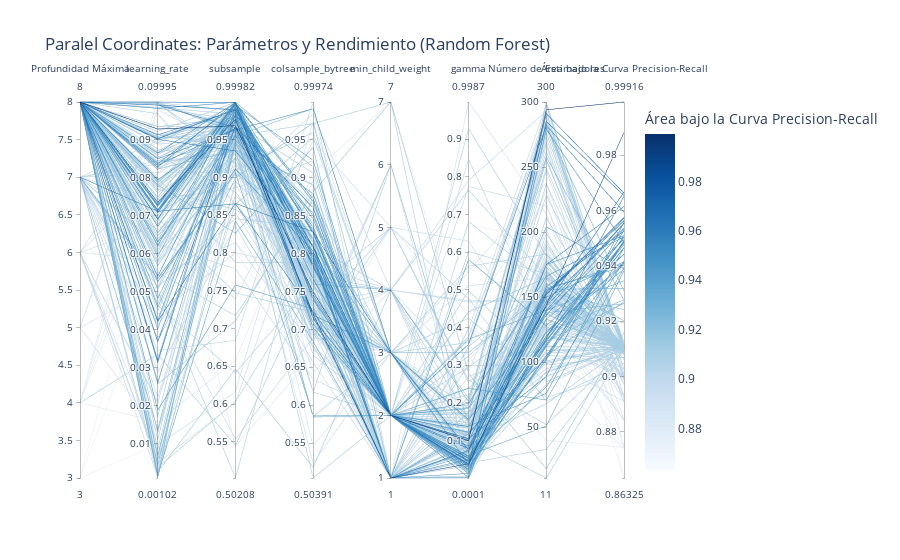

Write notebook code for a chart like this one.
### Code cell
# Obtener los resultados del estudio de Optuna
trials_df = study.trials
trials_data = []

# Extraer los parámetros y el valor de AUC-PR de cada ensayo
for trial in trials_df:
    # Extraer los parámetros y el AUC-PR
    trial_params = trial.params
    trial_params['AUC-PR'] = trial.value  # Añadir el AUC-PR como una nueva columna
    trials_data.append(trial_params)

# Crear un DataFrame a partir de los resultados
trials_df_rf = pd.DataFrame(trials_data)

# Verificar las columnas del DataFrame
print("Columnas en el DataFrame:", trials_df_rf.columns)


# Crear el gráfico de coordenadas paralelas para Random Forest
fig = px.parallel_coordinates(
    trials_df_rf,
    dimensions=['max_depth', 'learning_rate', 'subsample', 'colsample_bytree',
       'min_child_weight', 'gamma', 'n_estimators', 'AUC-PR'],
    color='AUC-PR',  # Para colorear según el AUC-PR
    labels={
        'n_estimators': 'Número de Estimadores',
        'max_depth': 'Profundidad Máxima',
        'min_samples_split': 'Mínimo de Muestras para División',
        'min_samples_leaf': 'Mínimo de Muestras para Hoja',
        'max_features': 'Máximo de Características',
        'bootstrap': 'Bootstrap',
        'AUC-PR': 'Área bajo la Curva Precision-Recall'
    },
    color_continuous_scale='Blues',  # Cambiar el color del gráfico
    title="Paralel Coordinates: Parámetros y Rendimiento (Random Forest)"
)

# Mostrar el gráfico
fig.show()

### Figure 1 — Plotly figure (JSON) as saved in the notebook; plotly's stock layout.template omitted (floating-point values rounded to 4 significant figures; data arrays with more than 128 entries replaced by an {"elided": "..."} marker saying what was removed)
{"data": [{"dimensions": [{"label": "Profundidad Máxima", "values": {"elided": "200 int values"}}, {"label": "learning_rate", "values": {"elided": "200 float values"}}, {"label": "subsample", "values": {"elided": "200 float values"}}, {"label": "colsample_bytree", "values": {"elided": "200 float values"}}, {"label": "min_child_weight", "values": {"elided": "200 int values"}}, {"label": "gamma", "values": {"elided": "200 float values"}}, {"label": "Número de Estimadores", "values": {"elided": "200 int values"}}, {"label": "Área bajo la Curva Precision-Recall", "values": {"elided": "200 float values"}}], "domain": {"x": [0, 1], "y": [0, 1]}, "line": {"color": {"elided": "200 float values"}, "coloraxis": "coloraxis"}, "name": "", "type": "parcoords"}], "layout": {"coloraxis": {"colorbar": {"title": {"text": "Área bajo la Curva Precision-Recall"}}, "colorscale": [[0, "rgb(247,251,255)"], [0.125, "rgb(222,235,247)"], [0.25, "rgb(198,219,239)"], [0.375, "rgb(158,202,225)"], [0.5, "rgb(107,174,214)"], [0.625, "rgb(66,146,198)"], [0.75, "rgb(33,113,181)"], [0.875, "rgb(8,81,156)"], [1, "rgb(8,48,107)"]]}, "legend": {"tracegroupgap": 0}, "title": {"text": "Paralel Coordinates: Parámetros y Rendimiento (Random Forest)"}}}
